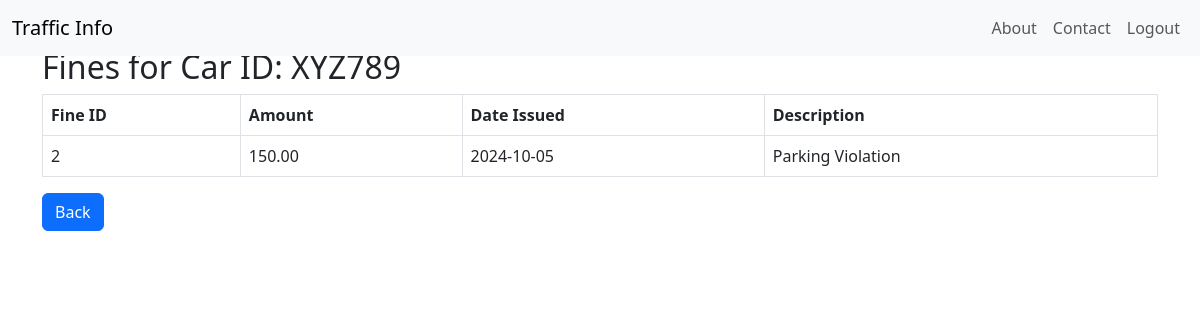
Page /view_fines.php?car_id=XYZ789 (signed in) on the committed database.
### tables this page shows
CREATE TABLE `fine` (
  `id` int(11) NOT NULL,
  `car` varchar(20) NOT NULL,
  `person` varchar(11) NOT NULL,
  `amount` decimal(10,2) NOT NULL,
  `reason` varchar(255) NOT NULL,
  `date` date NOT NULL,
  `due_date` date NOT NULL,
  `paid` tinyint(1) DEFAULT 0
);

### view_fines.php (the view, shortened to what this page needs)
<?php
include 'db.php';
$car_id = isset($_GET['car_id']) ? $_GET['car_id'] : '';
$sqlFines = "SELECT * FROM fine WHERE car = ?";
$stmtFines = $conn->prepare($sqlFines);
$stmtFines->bind_param("s", $car_id);
$stmtFines->execute();
$finesResult = $stmtFines->get_result();
?>
<!DOCTYPE html>
<html lang="en">
<head>
    <link href="https://cdn.jsdelivr.net/npm/bootstrap@5.3.0/dist/css/bootstrap.min.css" rel="stylesheet">
</head>
<body>
    <nav class="navbar navbar-expand-lg navbar-light bg-light fixed-top">
        <div class="container-fluid">
            <a class="navbar-brand" href="#">Traffic Info</a>
            <div class="collapse navbar-collapse" id="navbarNav">
                <ul class="navbar-nav ms-auto">
                    <li class="nav-item">
                        <a class="nav-link" href="#">About</a>
                    </li>
                    <li class="nav-item">
                        <a class="nav-link" href="#">Contact</a>
                    </li>
                    <li class="nav-item">
                        <a class="nav-link" href="home.php">Logout</a>
                    </li>
                </ul>
            </div>
        </div>
    </nav>
    <div class="container mt-5" style="margin-top: 70px;">
        <h2>Fines for Car ID: <?php echo htmlspecialchars($car_id); ?></h2>
        <?php if ($finesResult->num_rows > 0): ?>
            <table class="table table-bordered">
                <thead>
                    <tr>
                        <th>Fine ID</th>
                        <th>Amount</th>
                        <th>Date Issued</th>
                        <th>Description</th>
                    </tr>
                </thead>
                <tbody>
                    <?php while ($fine = $finesResult->fetch_assoc()): ?>
                        <tr>
                            <td><?php echo htmlspecialchars($fine['id']); ?></td>
                            <td><?php echo htmlspecialchars($fine['amount']); ?></td>
                            <td><?php echo htmlspecialchars($fine['date']); ?></td>
                            <td><?php echo htmlspecialchars($fine['reason']); ?></td>
                        </tr>
                    <?php endwhile; ?>
                </tbody>
            </table>
            <a href="index.php" class="btn btn-primary">Back</a>
        <?php else: ?>
            <p>No fines found for this car.</p>
            <a href="index.php" class="btn btn-primary">Back</a>
        <?php endif; ?>
    </div>
</body>
</html>

### rows in the picture
fine: id "2", amount "150.00", date "2024-10-05", reason "Parking Violation"

### other values in the picture
$car_id "XYZ789"
